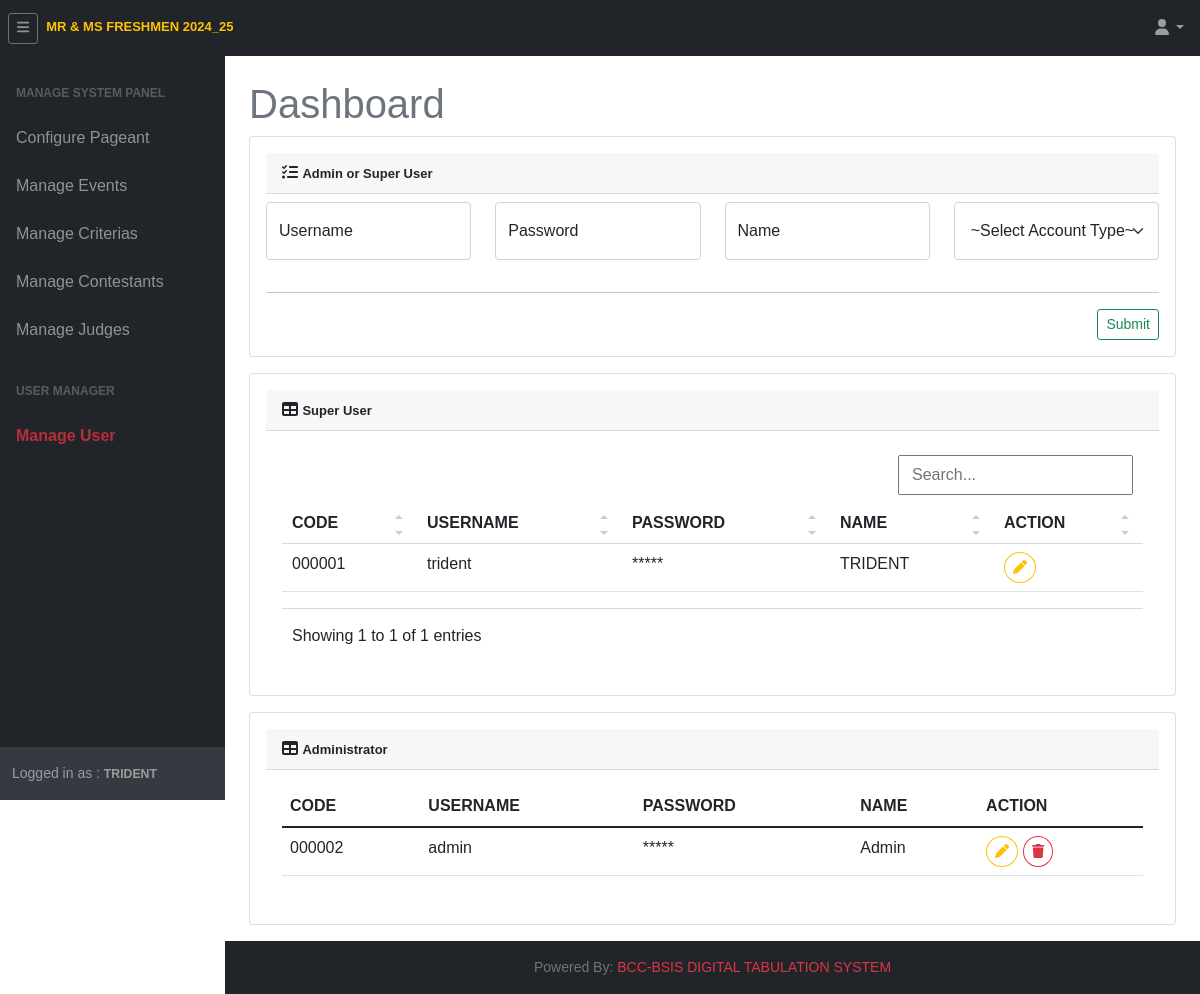
The app's page /tri.super/superUser.php (signed in) with its own data.
### tables this page shows
CREATE TABLE `setting` (
  `id` int(11) NOT NULL,
  `condition_final` varchar(10) DEFAULT NULL,
  `pageant_name` varchar(255) DEFAULT NULL,
  `isGeneral` varchar(4) DEFAULT NULL,
  `logo` varchar(255) DEFAULT NULL,
  `cover_photo` varchar(255) DEFAULT NULL,
  `weighted_scoring` tinyint(4) DEFAULT NULL
);

CREATE TABLE `user` (
  `id` int(11) NOT NULL,
  `code` varchar(16) DEFAULT NULL,
  `username` varchar(90) DEFAULT NULL,
  `password` varchar(255) DEFAULT NULL,
  `name` varchar(45) DEFAULT NULL,
  `types` varchar(45) DEFAULT NULL,
  `category` varchar(15) DEFAULT NULL,
  `is_both` tinyint(1) DEFAULT NULL,
  `status` tinyint(1) DEFAULT NULL,
  `added_by` varchar(16) DEFAULT NULL,
  `added_timestamp` timestamp NULL DEFAULT NULL,
  `updated_by` varchar(16) DEFAULT NULL,
  `updated_timestamp` timestamp NULL DEFAULT NULL
);

### tri.super/superUser.php (the view, shortened to what the rows shown need)
<?php
    require '../include/connector/dbconn.php';
    require '../include/superinclude/superSession.php';
    include "../include/settings.php";
?>
<!DOCTYPE html>
<html lang="en">
    <head>
        <link href="../css/dataTable.css" rel="stylesheet" />
        <link href="../css/styles.css" rel="stylesheet" />
        <link rel="stylesheet" href="../css/jquery-ui.min.css">
    </head>
    <body class="sb-nav-fixed">
    <?php include "../include/topNav.php";?>
        <div id="layoutSidenav">
            <div id="layoutSidenav_nav">
            <?php include "../include/superinclude/superSidenav.php";?>
            </div>
            <div id="layoutSidenav_content">
                <main>
                <div class="container-fluid px-4">
                        <h1 class="mt-4 text-muted">Dashboard</h1>
                            <section class="mb-3">
                                <div class="card">
                                        <div class="card-body">
                                            <div class="card-body table-responsive-sm">
                                                <table class="table table-hover" id="data">
                                                <?php
                                                $sqlLogs = superAccountList;
                                                        $resultLogs = mysqli_query($db,$sqlLogs);
                                                        if(mysqli_num_rows($resultLogs) > 0){
                                                    ?>
                                                    <thead>
                                                        <tr>
                                                            <th>CODE</th>
                                                            <th>USERNAME</th>
                                                            <th>PASSWORD</th>
                                                            <th>NAME</th>
                                                            <th>ACTION</th>
                                                        </tr>
                                                    </thead>
                                                    <?php
                                                        while($rowLogs = mysqli_fetch_assoc($resultLogs)){
                                                        ?>
                                                    <tr>
                                                        <td>
                                                            <?=$rowLogs['code']; ?>
                                                        </td>
                                                        <td>
                                                            <?=$rowLogs['username']; ?>
                                                        </td>
                                                        <td>
                                                            <span style="cursor: pointer;" onclick="togglePassword(this)" data-password="<?= htmlspecialchars($rowLogs['password']); ?>">
                                                                *****
                                                            </span>
                                                        </td>
                                                        <td>
                                                            <?=$rowLogs['name']?>
                                                        </td>
                                                        <td>
                                                            <button data-code='<?= $rowLogs['code']; ?>' class="updateCode btn btn-outline-warning btn-sm rounded-circle"><i class="fa-solid fa-pen"></i></button>
                                                        </td>
                                                    </tr>
                                                    <?php
                                                            }
                                                        } else {
                                                            echo "<h3 class='text-danger text-center mt-3'>No Existing Data Found!</h3>";
                                                        }
                                                    ?>
                                                </table>
                                            </div>
                                    </div>
                                </div>
                            </section>
                            <section class="mb-3">
                                <div class="card">
                                        <div class="card-body">
                                            <div class="card-body table-responsive-sm">
                                                <table class="table table-hover" id="data">
                                                <?php
                                                $sqlLogs = "SELECT code, username, password, name, category, is_both from user Where types = 'isAdmin' order by code asc";
                                                        $resultLogs = mysqli_query($db,$sqlLogs);
                                                        if(mysqli_num_rows($resultLogs) > 0){
                                                    ?>
                                                    <thead>
                                                        <tr>
                                                            <th>CODE</th>
                                                            <th>USERNAME</th>
                                                            <th>PASSWORD</th>
                                                            <th>NAME</th>
                                                            <th>ACTION</th>
                                                        </tr>
                                                    </thead>
                                                    <?php
                                                        while($rowLogs = mysqli_fetch_assoc($resultLogs)){
                                                        ?>
                                                    <tr>
                                                        <td>
                                                            <?=$rowLogs['code']; ?>
                                                        </td>
                                                        <td>
                                                            <?=$rowLogs['username']; ?>
                                                        </td>
                                                        <td>
                                                            <span style="cursor: pointer;" onclick="togglePassword(this)" data-password="<?= htmlspecialchars($rowLogs['password']); ?>">
                                                                *****
                                                            </span>
                                                        </td>
                                                        <td>
                                                            <?=$rowLogs['name']?>
                                                        </td>
                                                        <td>
                                                            <button data-code='<?= $rowLogs['code']; ?>' class="updateCode btn btn-outline-warning btn-sm rounded-circle"><i class="fa-solid fa-pen"></i></button>
                                                            <button data-code='<?= $rowLogs['code']; ?>' class="deleteCode btn btn-outline-danger btn-sm rounded-circle <?= ($rowLogs['code'] == "000001" ? 'd-none' : '') ?>"><i class="fa-solid fa-trash"></i></button>
                                                        </td>
                                                    </tr>
                                                    <?php
                                                            }
                                                        } else {
                                                            echo "<h3 class='text-danger text-center mt-3'>No Existing Data Found!</h3>";
                                                        }
                                                    ?>
                                                </table>
                                            </div>
                                    </div>
                                </div>
                            </section>
                    </div>
                </main>
            </div>
        </div>
</body>
</html>

### include/topNav.php (shortened to what the rows shown need)
<nav class="sb-topnav navbar navbar-expand navbar-dark bg-dark">
            <a class="navbar-brand ms-2 mb-2" href="../tri.judge/judgeHome.php"><b class="text-warning" style="font-size: small;"><?= $fetchSettings['pageant_name']?></b></a>
</nav>

### include/superinclude/superSidenav.php (shortened to what the rows shown need)
<?php
         $select = mysqli_query($db, "SELECT * FROM user WHERE code = '$super' ") or die('query failed');
         if(mysqli_num_rows($select) > 0){
            $fetch = mysqli_fetch_assoc($select);
         }
?>
<div id="layoutSidenav_nav">
                <nav class="sb-sidenav accordion sb-sidenav-dark" id="sidenavAccordion">
                    <div class="sb-sidenav-footer py-3">
                        <div class="small">Logged in as :
                            <small class="fw-bold"><?php echo $fetch['name']; ?></small>
                        </div>
                    </div>
                </nav>
            </div>

### records on screen
setting: pageant_name "MR & MS FRESHMEN 2024_25"
user: name "TRIDENT", code "000001", username "trident"
user: code "000002", username "admin", name "Admin"
